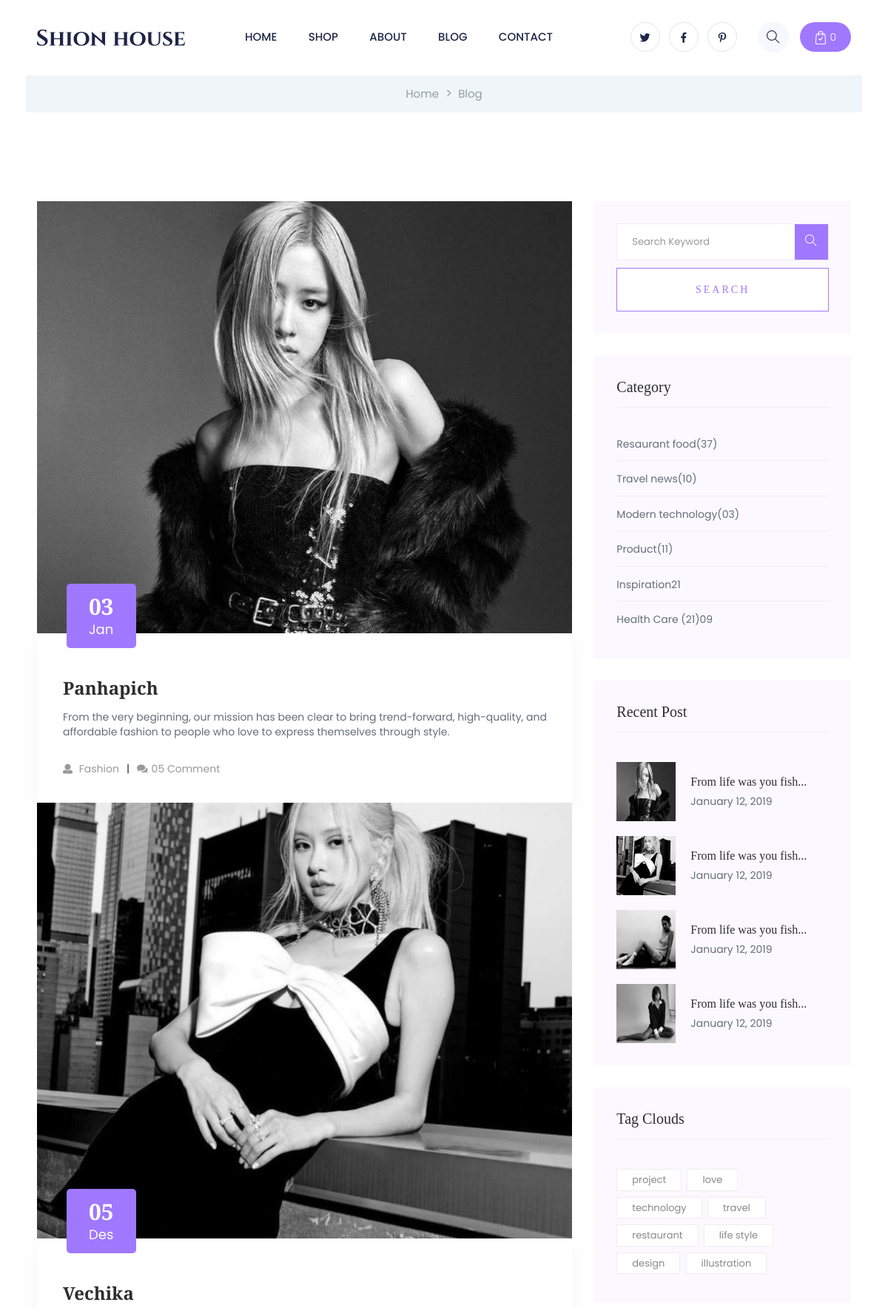
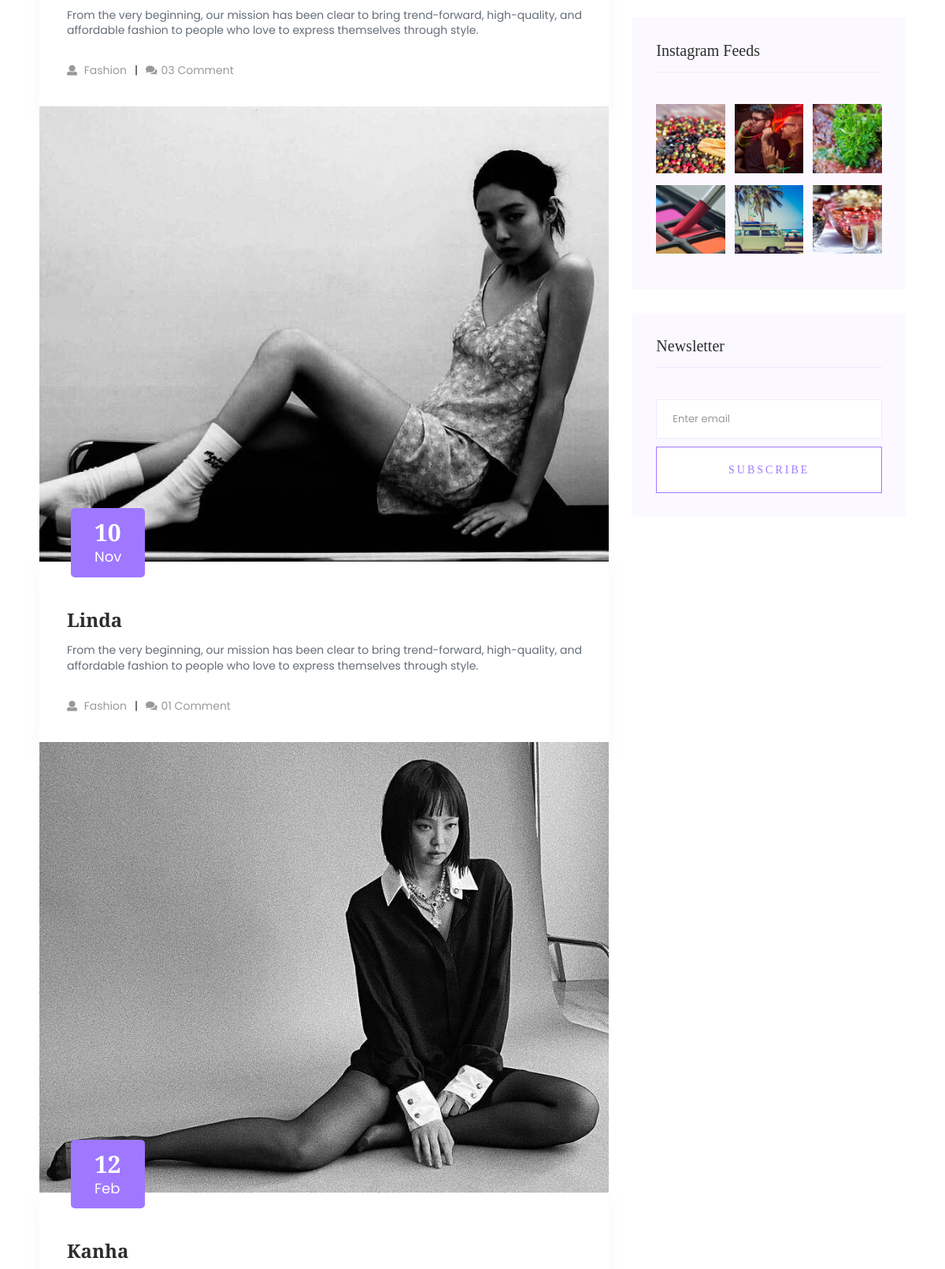
Screenshot of /blog/ (upper part) with the database file from the repository (2 pictures, top to bottom).
### accounts/models.py (models this page shows, shortened)
class blogPro(models.Model):
    BlogDate=models.CharField(max_length=200, null=True)
    BlogMonth=models.CharField(max_length=200, null=True)
    BlogTitle=models.CharField(max_length=200, null=True)
    BlogDes=models.CharField(max_length=200, null=True)
    BlogUser=models.CharField(max_length=200, null=True)
    BlogCmt=models.CharField(max_length=200, null=True)
    BlogImage=models.ImageField(upload_to='productImages/',null=True,blank=True)

### accounts/views.py (the view)
# urls.py: path('blog/', views.blog, name='blog'),
def blog(request):
    DTMenu=menu.objects.all()
    DTSubMenu = sub_menu.objects.all()
    DTBlog=blogPro.objects.all()
    DTFabout=Fabout.objects.all()
    DTFblog=Fblog.objects.all()
    DTFcontact=Fcontact.objects.all()
    DTFthank=Fthank.objects.all()
    context = {
        'DTMenus': DTMenu,
        'DTSubMenus': DTSubMenu,
        'DTBlogs': DTBlog,
        'DTFabouts': DTFabout,
        'DTFblogs': DTFblog,
        'DTFcontacts': DTFcontact,
        'DTFthanks': DTFthank
    }
    return render(request, 'Project/blog.html',context)

### accounts/templates/Project/blog.html (shortened to what this page needs)
{% load static %}
{% include "Project/head.html" %}
    {% include "Project/CSShere.html" %}
</head>
<body class="full-wrapper">
    <header>
        {% include "Project/HeaderStart.html" %}
    </header>
    <main>
        {% include "Project/breadcrumbStartblogBlog.html" %}
        {% include "Project/BlogAreaStartBlogblog.html" %}
    </main>
</body>
</html>

### accounts/templates/Project/BlogAreaStartBlogblog.html (shortened to what this page needs)
{% load static %}
<section class="blog_area section-padding">
    <div class="container">
        <div class="row">
            <div class="col-lg-8 mb-5 mb-lg-0">
                <div class="blog_left_sidebar">
                    <article class="blog_item">
                        {% for DTBlog in DTBlogs %}
                        <div class="blog_item_img">
                            <img class="card-img rounded-0" src="{% static DTBlog.BlogImage %}" alt="">
                            <a href="#" class="blog_item_date">
                                <h3>{{DTBlog.BlogDate}}</h3>
                                <p>{{DTBlog.BlogMonth}}</p>
                            </a>
                        </div>
                        <div class="blog_details">
                            <a class="d-inline-block" href="{% url 'blog_details' DTBlog.id %}">
                                <h2 class="blog-head" style="color: #2d2d2d;">{{DTBlog.BlogTitle}}</h2>
                            </a>
                            <p>{{DTBlog.BlogDes}}</p>
                            <ul class="blog-info-link">
                                <li><a href="#"><i class="fa fa-user"></i> {{DTBlog.BlogUser}}</a></li>
                                <li><a href="#"><i class="fa fa-comments"></i>{{DTBlog.BlogCmt}}</a></li>
                            </ul>
                        </div>
                        {% endfor %}
                    </article>
                </div>
            </div>
            <div class="col-lg-4">
                <div class="blog_right_sidebar">
                    <aside class="single_sidebar_widget search_widget">
                        <form action="#">
                            <div class="form-group">
                                <div class="input-group mb-3">
                                    <input type="text" class="form-control" placeholder='Search Keyword'
                                    onfocus="this.placeholder = ''"
                                    onblur="this.placeholder = 'Search Keyword'">
                                    <div class="input-group-append">
                                        <button class="btns" type="button"><i class="ti-search"></i></button>
                                    </div>
                                </div>
                            </div>
                            <button class="button rounded-0 primary-bg text-white w-100 btn_1 boxed-btn"
                            type="submit">Search</button>
                        </form>
                    </aside>
                    <aside class="single_sidebar_widget post_category_widget">
                        <h4 class="widget_title" style="color: #2d2d2d;">Category</h4>
                        <ul class="list cat-list">
                            <li>
                                <a href="#" class="d-flex">
                                    <p>Resaurant food</p>
                                    <p>(37)</p>
                                </a>
                            </li>
                            <li>
                                <a href="#" class="d-flex">
                                    <p>Travel news</p>
                                    <p>(10)</p>
                                </a>
                            </li>
                            <li>
                                <a href="#" class="d-flex">
                                    <p>Modern technology</p>
                                    <p>(03)</p>
                                </a>
                            </li>
                            <li>
                                <a href="#" class="d-flex">
                                    <p>Product</p>
                                    <p>(11)</p>
                                </a>
                            </li>
                            <li>
                                <a href="#" class="d-flex">
                                    <p>Inspiration</p>
                                    <p>21</p>
                                </a>
                            </li>
                            <li>
                                <a href="#" class="d-flex">
                                    <p>Health Care (21)</p>
                                    <p>09</p>
                                </a>
                            </li>
                        </ul>
                    </aside>
                    <aside class="single_sidebar_widget popular_post_widget">
                        <h3 class="widget_title" style="color: #2d2d2d;">Recent Post</h3>
                        {% for DTBlog in DTBlogs %}
                        <div class="media post_item">
                            <a href="{% url 'blog_details' DTBlog.id %}">
                            <img src="{% static DTBlog.BlogImage %}" alt="post" style="width: 80px; height: 80px;">
                            <div class="media-body">
                                <a href="{% url 'blog_details' DTBlog.id %}">
                                    <h3 style="color: #2d2d2d;">From life was you fish...</h3>
                                </a>
                                <p>January 12, 2019</p>
                            </div>
                        </div>
                        {% endfor %}
                    </aside>
                    <aside class="single_sidebar_widget tag_cloud_widget">
                        <h4 class="widget_title" style="color: #2d2d2d;">Tag Clouds</h4>
                        <ul class="list">
                            <li>
                                <a href="#">project</a>
                            </li>
                            <li>
                                <a href="#">love</a>
                            </li>
                            <li>
                                <a href="#">technology</a>
                            </li>
                            <li>
                                <a href="#">travel</a>
                            </li>
                            <li>
                                <a href="#">restaurant</a>
                            </li>
                            <li>
                                <a href="#">life style</a>
                            </li>
                            <li>
                                <a href="#">design</a>
                            </li>
                            <li>
                                <a href="#">illustration</a>
                            </li>
                        </ul>
                    </aside>
                    <aside class="single_sidebar_widget instagram_feeds">
                        <h4 class="widget_title" style="color: #2d2d2d;">Instagram Feeds</h4>
                        <ul class="instagram_row flex-wrap">
                            <li>
                                <a href="#">
                                    <img class="img-fluid" src="{% static 'StaticPro/img/post/post_5.png' %}" alt="">
                                </a>
                            </li>
                            <li>
                                <a href="#">
                                    <img class="img-fluid" src="{% static 'StaticPro/img/post/post_6.png' %}" alt="">
                                </a>
                            </li>
                            <li>
                                <a href="#">
                                    <img class="img-fluid" src="{% static 'StaticPro/img/post/post_7.png' %}" alt="">
                                </a>
                            </li>
                            <li>
                                <a href="#">
                                    <img class="img-fluid" src="{% static 'StaticPro/img/post/post_8.png' %}" alt="">
                                </a>
                            </li>
                            <li>
                                <a href="#">
                                    <img class="img-fluid" src="{% static 'StaticPro/img/post/post_9.png' %}" alt="">
                                </a>
                            </li>
                            <li>
                                <a href="#">
                                    <img class="img-fluid" src="{% static 'StaticPro/img/post/post_10.png' %}" alt="">
                                </a>
                            </li>
                        </ul>
                    </aside>
                    <aside class="single_sidebar_widget newsletter_widget">
                        <h4 class="widget_title" style="color: #2d2d2d;">Newsletter</h4>
                        <form action="#">
                            <div class="form-group">
                                <input type="email" class="form-control" onfocus="this.placeholder = ''"
                                onblur="this.placeholder = 'Enter email'" placeholder='Enter email' required>
                            </div>
                            <button class="button rounded-0 primary-bg text-white w-100 btn_1 boxed-btn"
                            type="submit">Subscribe</button>
                        </form>
                    </aside>
                </div>
            </div>
        </div>
    </div>
</section>

### rows the page displays
blogPro: BlogImage (picture), BlogDate "03", BlogMonth "Jan", BlogTitle "Panhapich", BlogDes "From the very beginning, our mission has been clear to bring trend-forward, high-quality, and affordable fashion to people who love to express themselves through style.", BlogUser "Fashion", BlogCmt "05 Comment"
blogPro: BlogImage (picture), BlogDate "05", BlogMonth "Des", BlogTitle "Vechika", BlogDes "From the very beginning, our mission has been clear to bring trend-forward, high-quality, and affordable fashion to people who love to express themselves through style.", BlogUser "Fashion", BlogCmt "03 Comment"
blogPro: BlogImage (picture), BlogDate "10", BlogMonth "Nov", BlogTitle "Linda", BlogDes "From the very beginning, our mission has been clear to bring trend-forward, high-quality, and affordable fashion to people who love to express themselves through style.", BlogUser "Fashion", BlogCmt "01 Comment"
blogPro: BlogImage (picture), BlogDate "12", BlogMonth "Feb", BlogTitle "Kanha"
